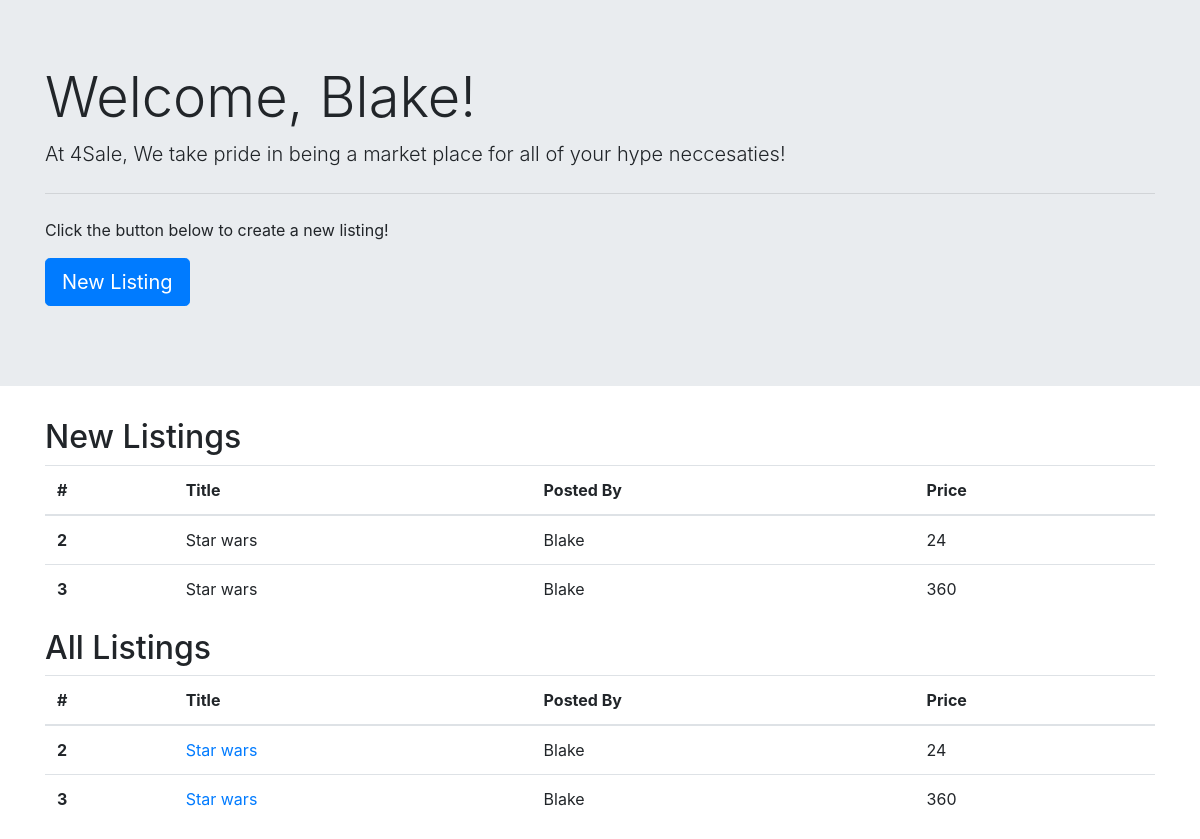
/dashboard (signed in), run on an earlier commit of the app's database.
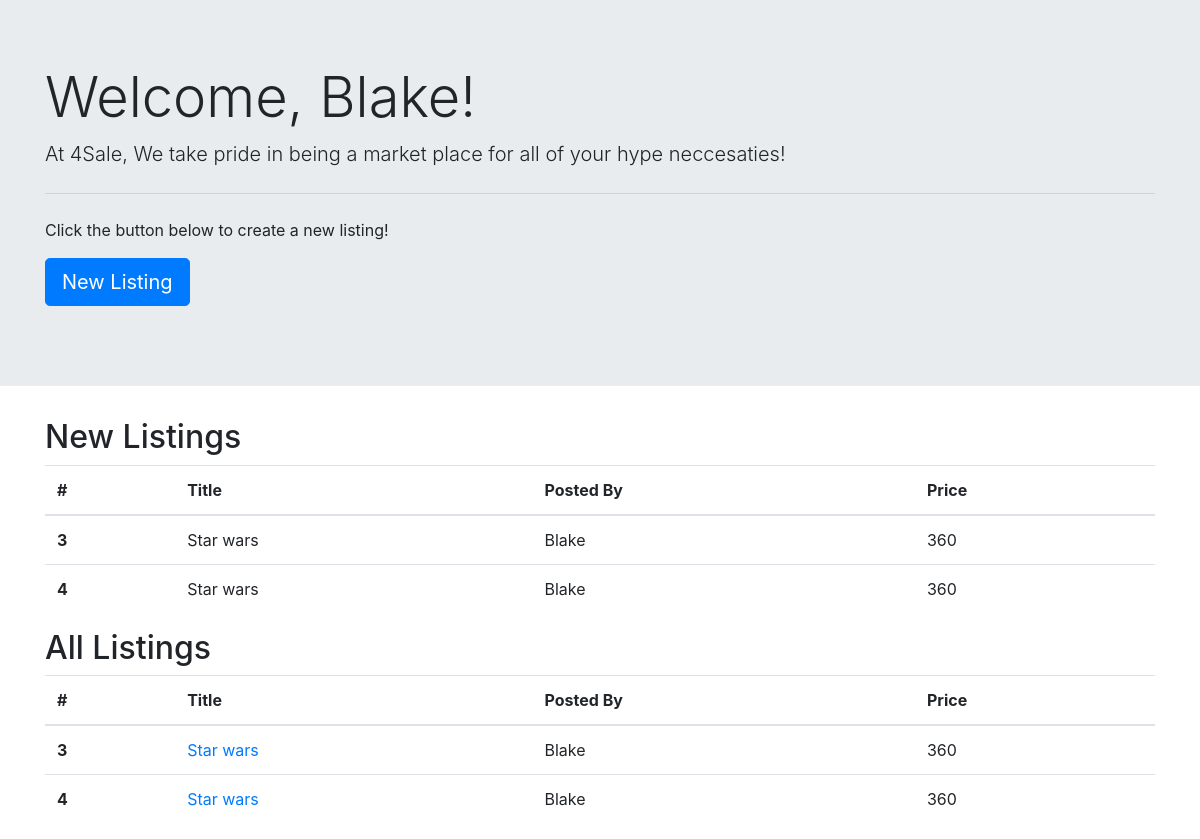
And on a later commit of the database.
### main/models.py (models this page shows, shortened)
class User(models.Model):
    first = models.CharField(max_length=45)
    last = models.CharField(max_length=45)
    email = models.TextField()
    password = models.TextField()
    created_at = models.DateTimeField(auto_now_add=True)
    updated_at = models.DateTimeField(auto_now=True)
    objects = UserManager()

class Listing(models.Model):
    title = models.CharField(max_length=100)
    desc = models.TextField()
    img = models.FileField()
    posted_by = models.ForeignKey(User, related_name='posted', on_delete=models.CASCADE)
    price = models.IntegerField()
    condition = models.CharField(max_length=10)
    location = models.CharField(max_length=15)
    watching = models.ManyToManyField(User, related_name='watching')
    created_at = models.DateTimeField(auto_now_add=True)
    updated_at = models.DateTimeField(auto_now=True)

### main/views.py (the view)
# urls.py: path('dashboard', views.success),
def success(request):
    if 'user_id' not in request.session:
        return redirect('/')
    logged_in_user = User.objects.get(id=request.session['user_id'])
    context = {
        'logged_in_user': logged_in_user,
        'all_listings': Listing.objects.all()
    }
    return render(request, 'dashboard.html', context)

### main/templates/dashboard.html (shortened to what this page needs)
<!doctype html>
<html lang="en">
<head>
    <link rel="stylesheet" href="https://maxcdn.bootstrapcdn.com/bootstrap/4.0.0/css/bootstrap.min.css"
>
</head>
<body>
    <div class="jumbotron jumbotron-fluid">
        <div class="container">
        <h1 class="display-4">
            Welcome, {{logged_in_user.first}}!
        </h1>
        <p class="lead">At 4Sale, We take pride in being a market place for all of your hype neccesaties!</p>
        <hr class="my-4">
        <p>Click the button below to create a new listing! </p>
        <p class="lead">
            <a class="btn btn-primary btn-lg" href="/newlisting" role="button">New Listing</a>
        </p>
    </div>
    </div>
    <div class="container">
        <h2>New Listings</h2>
        <table class="table">
            <thead>
                <tr>
                    <th scope="col">#</th>
                    <th scope="col">Title</th>
                    <th scope="col">Posted By</th>
                    <th scope="col">Price</th>
                </tr>
            </thead>
            <tbody>
                {% for Listing in all_listings %}
                <tr>
                    <th scope="row">{{Listing.id}}</th>
                    <td>{{Listing.title}}</td>
                    <td>{{Listing.posted_by.first}}</td>
                    <td>{{Listing.price}}</td>
                </tr>
                {% endfor %}
            </tbody>
        </table>
        <h2>All Listings</h2>
        <table class="table">
            <thead>
                <tr>
                    <th scope="col">#</th>
                    <th scope="col">Title</th>
                    <th scope="col">Posted By</th>
                    <th scope="col">Price</th>
                </tr>
            </thead>
            <tbody>
                {% for Listing in all_listings %}
                <tr>
                    <th scope="row">{{Listing.id}}</th>
                    <td><a href="/view/{{Listing.id}}">{{Listing.title}}</a></td>
                    <td>{{Listing.posted_by.first}}</td>
                    <td>{{Listing.price}}</td>
                </tr>
                {% endfor %}
            </tbody>
        </table>
    </div>
</body>
</html>

What changed in the data, as far as the page shows it:
removed Listing: id "2", title "Star wars", posted_by.first "Blake", price "24"
added Listing: id "4", title "Star wars", posted_by.first "Blake", price "360"
